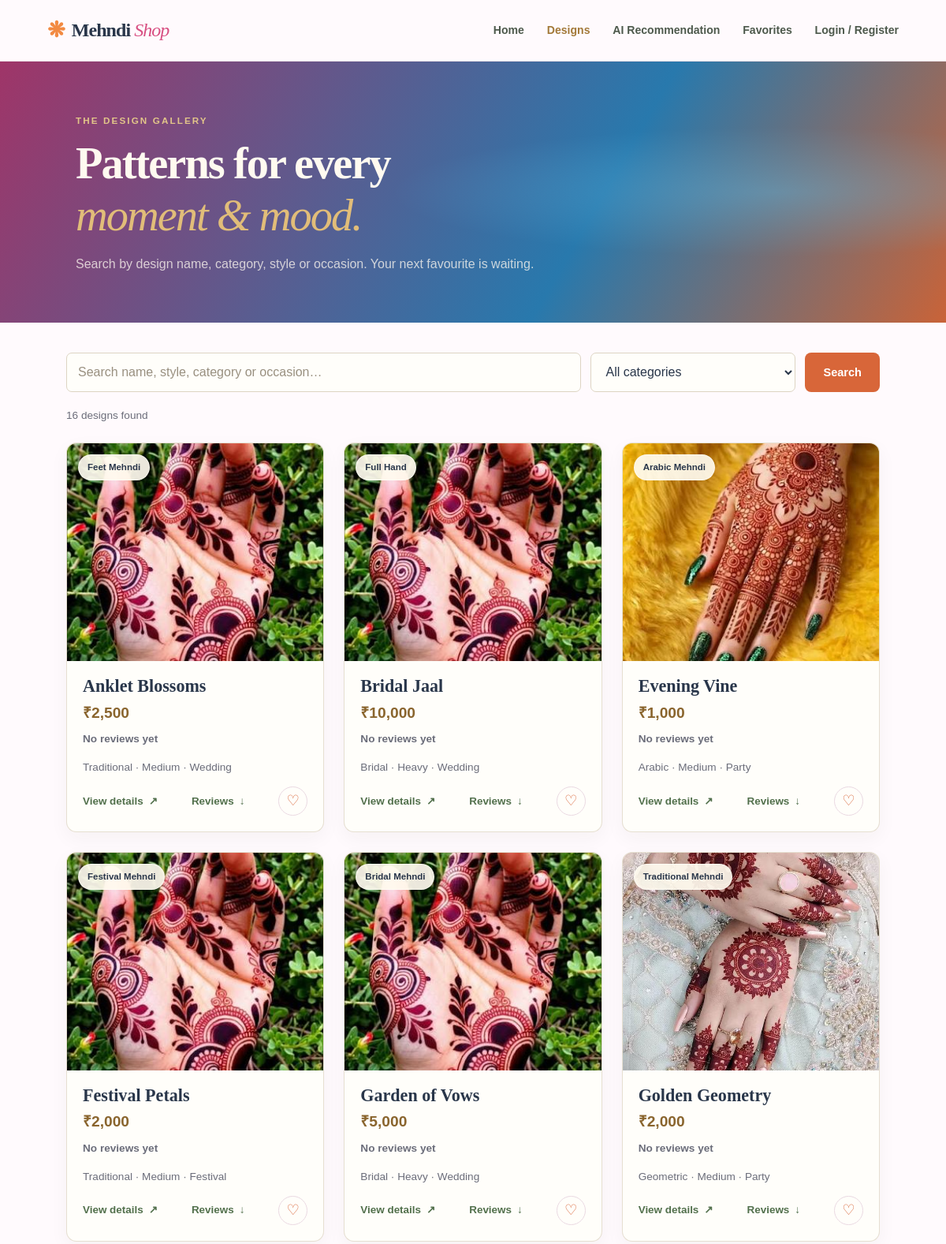
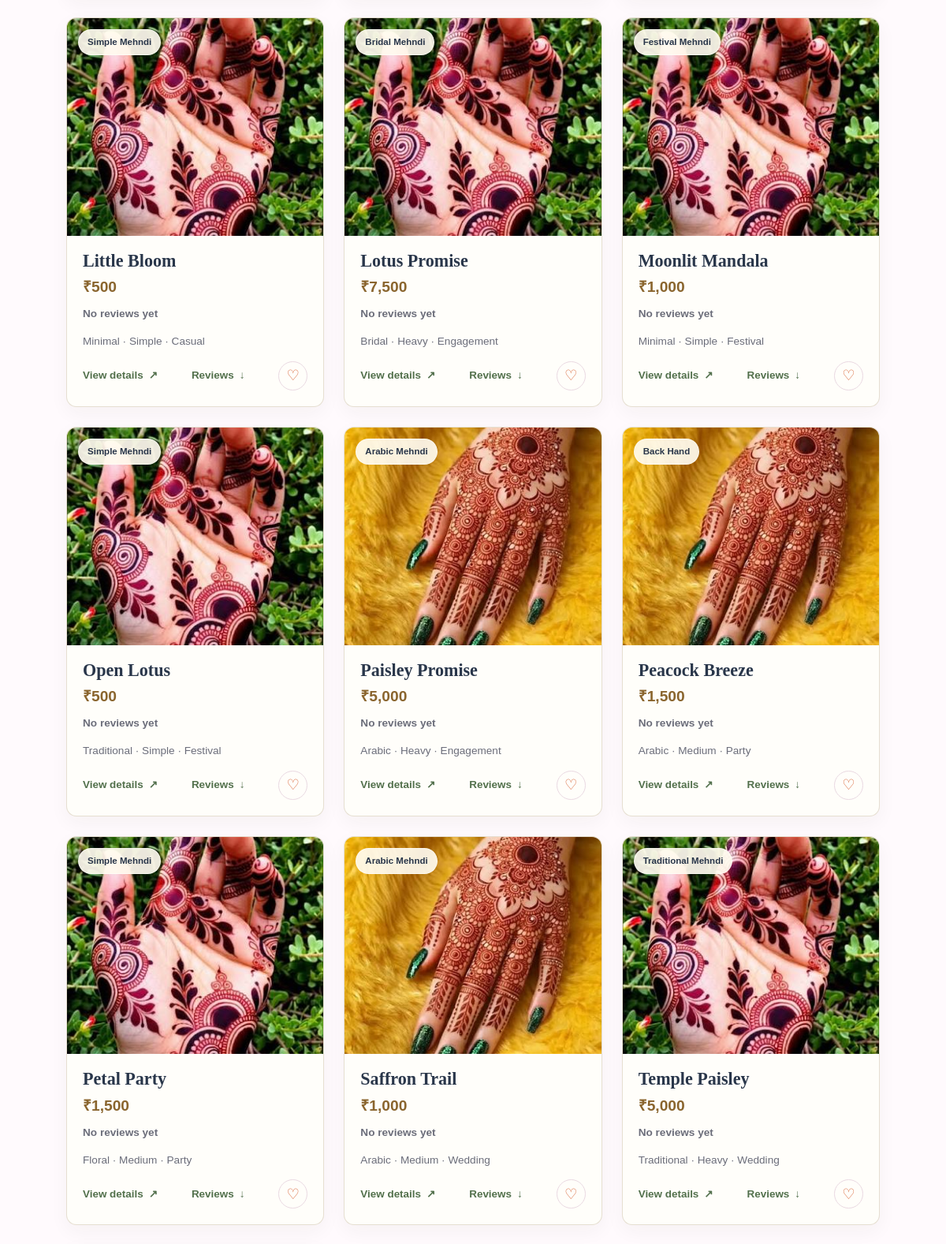
Page /designs.php (upper part) on the committed database (2 pictures, top to bottom).
### tables this page shows
CREATE TABLE IF NOT EXISTS designs (
    id INT UNSIGNED NOT NULL AUTO_INCREMENT PRIMARY KEY,
    design_name VARCHAR(150) NOT NULL,
    category_id INT UNSIGNED NOT NULL,
    image VARCHAR(255) NOT NULL,
    style VARCHAR(50) NOT NULL,
    occasion VARCHAR(50) NOT NULL,
    complexity VARCHAR(30) NOT NULL,
    application_area VARCHAR(50) NOT NULL,
    design_type VARCHAR(50) NOT NULL,
    description TEXT NOT NULL,
    price DECIMAL(7,2) NOT NULL,
    created_at TIMESTAMP NOT NULL DEFAULT CURRENT_TIMESTAMP,
    CONSTRAINT fk_designs_category FOREIGN KEY (category_id)
        REFERENCES categories (id) ON UPDATE CASCADE ON DELETE RESTRICT,
    CONSTRAINT chk_designs_price CHECK (price >= 500 AND price <= 10000),
    INDEX idx_designs_category (category_id),
    INDEX idx_designs_preferences (style, occasion, complexity, application_area, design_type)
);

CREATE TABLE IF NOT EXISTS categories (
    id INT UNSIGNED NOT NULL AUTO_INCREMENT PRIMARY KEY,
    category_name VARCHAR(100) NOT NULL UNIQUE
);

### functions.php (called while the page is built, shortened)
<?php
function h(mixed $value): string
{
    return htmlspecialchars((string) $value, ENT_QUOTES, 'UTF-8');
}
function is_logged_in(): bool
{
    return isset($_SESSION['user_id']);
}
function image_url(string $image): string
{
    $relativePath = str_starts_with($image, 'uploads/')
        ? $image
        : 'images/' . basename($image);
    $diskPath = dirname(__DIR__) . DIRECTORY_SEPARATOR
        . str_replace('/', DIRECTORY_SEPARATOR, $relativePath);
    $fallbackImages = [
        'popular-design-1.png',
        'popular-design-2.png',
        'popular-design-3.png',
        'popular-design-4.png',
        'popular-design-5.png',
        'popular-design-6.png',
    ];
    $fallbackIndex = array_sum(array_map('ord', str_split(basename($image)))) % count($fallbackImages);
    return 'images/' . $fallbackImages[$fallbackIndex];
}
function format_price(string|int|float $price): string
{
    $amount = (float) $price;
    $decimals = floor($amount) === $amount ? 0 : 2;
    return '₹' . number_format($amount, $decimals, '.', ',');
}

### designs.php (the view, shortened to what this page needs)
<?php
require_once __DIR__ . '/includes/db.php';
require_once __DIR__ . '/includes/functions.php';
$activePage = 'designs';
$search = trim((string) ($_GET['q'] ?? ''));
$categoryId = filter_input(INPUT_GET, 'category', FILTER_VALIDATE_INT) ?: 0;
$sql = 'SELECT d.*, c.category_name,
               COALESCE(review_stats.average_rating, 0) AS average_rating,
               COALESCE(review_stats.review_count, 0) AS review_count
        FROM designs d
        JOIN categories c ON c.id = d.category_id
        LEFT JOIN (
            SELECT design_id, AVG(rating) AS average_rating, COUNT(*) AS review_count
            FROM design_feedback
            GROUP BY design_id
        ) AS review_stats ON review_stats.design_id = d.id
        WHERE (? = "" OR d.design_name LIKE CONCAT("%", ?, "%") OR c.category_name LIKE CONCAT("%", ?, "%") OR d.style LIKE CONCAT("%", ?, "%") OR d.occasion LIKE CONCAT("%", ?, "%"))
          AND (? = 0 OR d.category_id = ?)
        ORDER BY d.design_name';
$stmt = $conn->prepare($sql);
$stmt->bind_param('sssssii', $search, $search, $search, $search, $search, $categoryId, $categoryId);
$stmt->execute();
$designs = $stmt->get_result();
require __DIR__ . '/includes/header.php';
?>
<section class="page-banner"><p class="eyebrow">The design gallery</p><h1>Patterns for every<br><span>moment &amp; mood.</span></h1><p>Search by design name, category, style or occasion. Your next favourite is waiting.</p></section>
<section class="section gallery-section">
    <form class="search-bar" method="get" action="designs.php">
        <label class="sr-only" for="search">Search designs</label><input id="search" name="q" type="search" placeholder="Search name, style, category or occasion…" value="<?= h($search) ?>">
        <select id="category" name="category"><option value="0">All categories</option></select>
        <button class="button button-green" type="submit">Search</button>
    </form>
    <p class="result-count"><?= $designs->num_rows ?> design<?= $designs->num_rows === 1 ? '' : 's' ?> found</p>
    <?php if ($designs->num_rows): ?><div class="design-grid">
        <?php while ($design = $designs->fetch_assoc()): ?>
        <article class="design-card" data-search="<?= h(strtolower($design['design_name'] . ' ' . $design['category_name'] . ' ' . $design['style'] . ' ' . $design['occasion'])) ?>">
            <a class="card-image" href="design_details.php?id=<?= (int) $design['id'] ?>"><img src="<?= h(image_url($design['image'])) ?>" alt="<?= h($design['design_name']) ?>" loading="lazy"><span class="image-badge"><?= h($design['category_name']) ?></span></a>
            <div class="card-content"><h3><?= h($design['design_name']) ?></h3><p class="design-price"><?= h(format_price($design['price'])) ?></p><p class="recommendation-rating"><?= (int) $design['review_count'] > 0 ? '⭐ ' . number_format((float) $design['average_rating'], 1) . '/5 · ' . (int) $design['review_count'] . ' review' . ((int) $design['review_count'] === 1 ? '' : 's') : 'No reviews yet' ?></p><p><?= h($design['style']) ?> · <?= h($design['complexity']) ?> · <?= h($design['occasion']) ?></p><div class="card-actions"><a class="card-link" href="design_details.php?id=<?= (int) $design['id'] ?>">View details <span>↗</span></a><a class="card-link" href="design_details.php?id=<?= (int) $design['id'] ?>#reviews">Reviews <span>↓</span></a><?php if (is_logged_in()): ?><form method="post" action="favorite_action.php"><input type="hidden" name="csrf_token" value="<?= h(csrf_token()) ?>"><input type="hidden" name="design_id" value="<?= (int) $design['id'] ?>"><input type="hidden" name="action" value="add"><button class="icon-button" type="submit" aria-label="Add to favorites">♡</button></form><?php else: ?><a class="icon-button" href="login.php" aria-label="Log in to add favorites">♡</a><?php endif; ?></div></div>
        </article>
        <?php endwhile; ?>
    </div><?php else: ?><div class="empty-state"><span>❋</span><h2>No designs found just yet</h2><p>Try another search, or choose a different category.</p><a class="button button-green" href="designs.php">Show all designs</a></div><?php endif; ?>
</section>
<?php require __DIR__ . '/includes/footer.php'; ?>

### header.php (shortened to what this page needs)
<?php
require_once __DIR__ . '/functions.php';
$activePage = $activePage ?? '';
?>
<!doctype html>
<html lang="en">
<head>
    <link rel="stylesheet" href="css/style.css">
</head>
<body>
<header class="site-header">
    <a class="brand" href="index.php" aria-label="Mehndi Shop home">
        <span class="brand-mark">❋</span><span>Mehndi <em>Shop</em></span>
    </a>
    <nav class="main-nav" aria-label="Main navigation">
        <a class="<?= $activePage === 'home' ? 'active' : '' ?>" href="index.php">Home</a>
        <a class="<?= $activePage === 'designs' ? 'active' : '' ?>" href="designs.php">Designs</a>
        <a class="<?= $activePage === 'recommend' ? 'active' : '' ?>" href="ai_recommendation.php">AI Recommendation</a>
        <a class="<?= $activePage === 'favorites' ? 'active' : '' ?>" href="favorites.php">Favorites</a>
        <?php if (is_logged_in()): ?>
            <a href="logout.php">Log out</a>
        <?php else: ?>
            <a class="<?= $activePage === 'account' ? 'active' : '' ?>" href="login.php">Login / Register</a>
        <?php endif; ?>
    </nav>
</header>
<main>

### footer.php (shortened to what this page needs)
</main>
</body>
</html>

### rows in the picture
designs: category.category_name "Feet Mehndi", design_name "Anklet Blossoms", price "₹2,500", style "Traditional", complexity "Medium", occasion "Wedding"
designs: category.category_name "Full Hand", design_name "Bridal Jaal", price "₹10,000", style "Bridal", complexity "Heavy", occasion "Wedding"
designs: category.category_name "Arabic Mehndi", design_name "Evening Vine", price "₹1,000", style "Arabic", complexity "Medium", occasion "Party"
designs: category.category_name "Festival Mehndi", design_name "Festival Petals", price "₹2,000", style "Traditional", complexity "Medium", occasion "Festival"
designs: category.category_name "Bridal Mehndi", design_name "Garden of Vows", price "₹5,000", style "Bridal", complexity "Heavy", occasion "Wedding"
designs: shows a picture, category.category_name "Traditional Mehndi", design_name "Golden Geometry", price "₹2,000", style "Geometric", complexity "Medium", occasion "Party"
designs: category.category_name "Simple Mehndi", design_name "Little Bloom", price "₹500", style "Minimal", complexity "Simple", occasion "Casual"
designs: category.category_name "Bridal Mehndi", design_name "Lotus Promise", price "₹7,500", style "Bridal", complexity "Heavy", occasion "Engagement"
designs: category.category_name "Festival Mehndi", design_name "Moonlit Mandala", price "₹1,000", style "Minimal", complexity "Simple", occasion "Festival"
designs: category.category_name "Simple Mehndi", design_name "Open Lotus", price "₹500", style "Traditional", complexity "Simple", occasion "Festival"
designs: category.category_name "Arabic Mehndi", design_name "Paisley Promise", price "₹5,000", style "Arabic", complexity "Heavy", occasion "Engagement"
designs: category.category_name "Back Hand", design_name "Peacock Breeze", price "₹1,500", style "Arabic", complexity "Medium", occasion "Party"
designs: category.category_name "Simple Mehndi", design_name "Petal Party", price "₹1,500", style "Floral", complexity "Medium", occasion "Party"
designs: category.category_name "Arabic Mehndi", design_name "Saffron Trail", price "₹1,000", style "Arabic", complexity "Medium", occasion "Wedding"
designs: category.category_name "Traditional Mehndi", design_name "Temple Paisley", price "₹5,000", style "Traditional", complexity "Heavy", occasion "Wedding"

### other values in the picture
$designs->num_rows "16"
